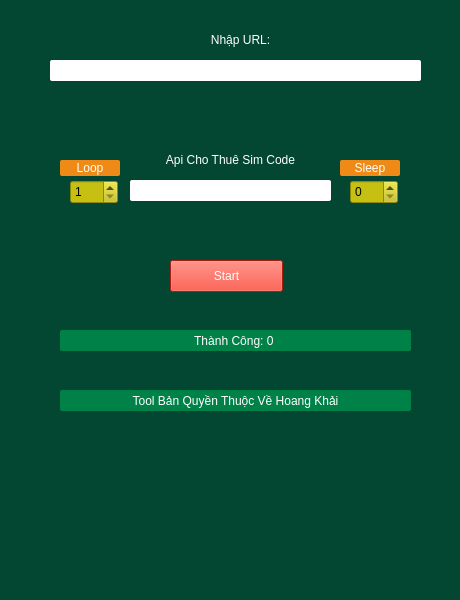
<?xml version="1.0" encoding="UTF-8"?>
<ui version="4.0">
 <class>MainWindow</class>
 <widget class="QMainWindow" name="MainWindow">
  <property name="geometry">
   <rect>
    <x>0</x>
    <y>0</y>
    <width>460</width>
    <height>600</height>
   </rect>
  </property>
  <property name="windowTitle">
   <string>MainWindow</string>
  </property>
  <property name="styleSheet">
   <string notr="true">background-color:#034732;</string>
  </property>
  <widget class="QWidget" name="centralwidget">
   <widget class="QPushButton" name="pushButton">
    <property name="geometry">
     <rect>
      <x>170</x>
      <y>260</y>
      <width>113</width>
      <height>32</height>
     </rect>
    </property>
    <property name="styleSheet">
     <string notr="true">background-color:#EF2917;
color:white;</string>
    </property>
    <property name="text">
     <string>Start</string>
    </property>
   </widget>
   <widget class="QSpinBox" name="spinBox">
    <property name="geometry">
     <rect>
      <x>350</x>
      <y>180</y>
      <width>48</width>
      <height>24</height>
     </rect>
    </property>
    <property name="styleSheet">
     <string notr="true">background-color:#C6C013;</string>
    </property>
    <property name="maximum">
     <number>999</number>
    </property>
   </widget>
   <widget class="QLabel" name="label">
    <property name="geometry">
     <rect>
      <x>340</x>
      <y>160</y>
      <width>60</width>
      <height>16</height>
     </rect>
    </property>
    <property name="styleSheet">
     <string notr="true">background-color:#EF8A17;
color:white;
border-radius:2px;</string>
    </property>
    <property name="text">
     <string>Sleep</string>
    </property>
    <property name="alignment">
     <set>Qt::AlignCenter</set>
    </property>
   </widget>
   <widget class="QSpinBox" name="spinBox_2">
    <property name="geometry">
     <rect>
      <x>70</x>
      <y>180</y>
      <width>48</width>
      <height>24</height>
     </rect>
    </property>
    <property name="styleSheet">
     <string notr="true">background-color:#C6C013;</string>
    </property>
    <property name="minimum">
     <number>1</number>
    </property>
    <property name="maximum">
     <number>999</number>
    </property>
   </widget>
   <widget class="QLabel" name="label_2">
    <property name="geometry">
     <rect>
      <x>60</x>
      <y>160</y>
      <width>60</width>
      <height>16</height>
     </rect>
    </property>
    <property name="styleSheet">
     <string notr="true">background-color:#EF8A17;
color:white;
border-radius:2px;</string>
    </property>
    <property name="text">
     <string>Loop</string>
    </property>
    <property name="alignment">
     <set>Qt::AlignCenter</set>
    </property>
   </widget>
   <widget class="QLabel" name="label_3">
    <property name="geometry">
     <rect>
      <x>60</x>
      <y>330</y>
      <width>351</width>
      <height>21</height>
     </rect>
    </property>
    <property name="styleSheet">
     <string notr="true">background-color:#008148;
color:white;
border-radius:2px;</string>
    </property>
    <property name="text">
     <string>Thành Công: 0 </string>
    </property>
    <property name="alignment">
     <set>Qt::AlignCenter</set>
    </property>
   </widget>
   <widget class="QLabel" name="label_4">
    <property name="geometry">
     <rect>
      <x>60</x>
      <y>390</y>
      <width>351</width>
      <height>21</height>
     </rect>
    </property>
    <property name="styleSheet">
     <string notr="true">background-color:#008148;
color:white;
border-radius:2px;</string>
    </property>
    <property name="text">
     <string>Tool Bản Quyền Thuộc Về Hoang Khải</string>
    </property>
    <property name="alignment">
     <set>Qt::AlignCenter</set>
    </property>
   </widget>
   <widget class="QLineEdit" name="lineEdit">
    <property name="geometry">
     <rect>
      <x>130</x>
      <y>180</y>
      <width>201</width>
      <height>21</height>
     </rect>
    </property>
    <property name="styleSheet">
     <string notr="true">background-color:white;
border-radius:2px;</string>
    </property>
   </widget>
   <widget class="QLabel" name="label_5">
    <property name="geometry">
     <rect>
      <x>130</x>
      <y>150</y>
      <width>201</width>
      <height>20</height>
     </rect>
    </property>
    <property name="styleSheet">
     <string notr="true">color:white;</string>
    </property>
    <property name="text">
     <string>Api Cho Thuê Sim Code</string>
    </property>
    <property name="alignment">
     <set>Qt::AlignCenter</set>
    </property>
   </widget>
   <widget class="QLineEdit" name="lineEdit_2">
    <property name="geometry">
     <rect>
      <x>50</x>
      <y>60</y>
      <width>371</width>
      <height>21</height>
     </rect>
    </property>
    <property name="styleSheet">
     <string notr="true">background-color:white;
border-radius:2px;</string>
    </property>
    <property name="text">
     <string/>
    </property>
   </widget>
   <widget class="QLabel" name="label_6">
    <property name="geometry">
     <rect>
      <x>140</x>
      <y>30</y>
      <width>201</width>
      <height>20</height>
     </rect>
    </property>
    <property name="styleSheet">
     <string notr="true">color:white;</string>
    </property>
    <property name="text">
     <string>Nhập URL:</string>
    </property>
    <property name="alignment">
     <set>Qt::AlignCenter</set>
    </property>
   </widget>
  </widget>
  <widget class="QMenuBar" name="menubar">
   <property name="geometry">
    <rect>
     <x>0</x>
     <y>0</y>
     <width>460</width>
     <height>24</height>
    </rect>
   </property>
  </widget>
  <widget class="QStatusBar" name="statusbar"/>
 </widget>
 <resources/>
 <connections/>
</ui>
